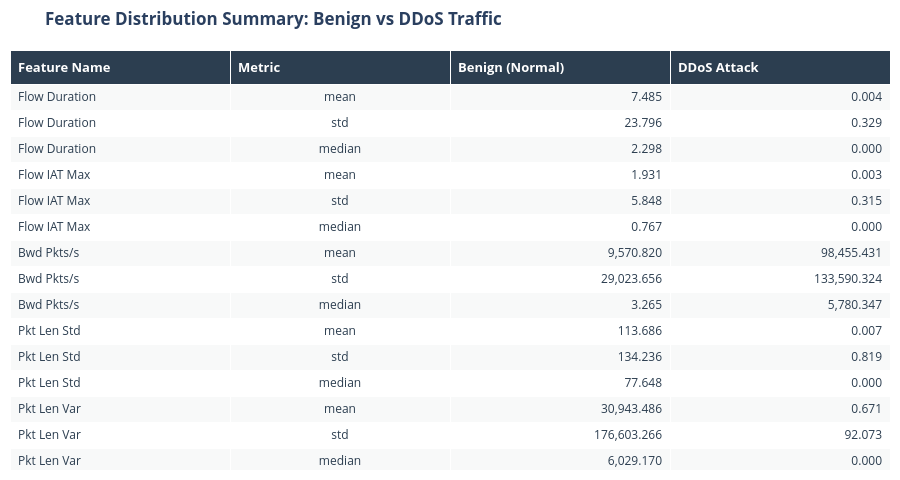

Notebook cell for this chart:
### Markdown cell above
### Statistical Summary Table by Class
Comparing descriptive metrics (Mean, Standard Deviation, Min, Median, Max) between Benign and DDoS flows.

### Code cell
features = ['Flow Duration', 'Flow IAT Max', 'Bwd Pkts/s', 'Pkt Len Std', 'Pkt Len Var', 'Bwd IAT Tot', 'Flow Pkts/s']

summary_df = df.groupby('Class_Label')[features].agg(['mean', 'std', 'median']).T.reset_index()
summary_df.columns = ['Feature', 'Metric', 'Benign', 'DDoS Attack']
summary_df['Benign'] = summary_df['Benign'].apply(lambda x: f"{x:,.3f}")
summary_df['DDoS Attack'] = summary_df['DDoS Attack'].apply(lambda x: f"{x:,.3f}")

fig_table = go.Figure(data=[go.Table(
    header=dict(
        values=['<b>Feature Name</b>', '<b>Metric</b>', '<b>Benign (Normal)</b>', '<b>DDoS Attack</b>'],
        fill_color='#2C3E50',
        align='left',
        font=dict(color='white', size=13),
        height=32
    ),
    cells=dict(
        values=[summary_df['Feature'], summary_df['Metric'], summary_df['Benign'], summary_df['DDoS Attack']],
        fill_color=[['#F8F9F9', 'white'] * (len(summary_df) // 2 + 1)],
        align=['left', 'center', 'right', 'right'],
        font=dict(color='#2C3E50', size=12),
        height=26
    )
)])

fig_table.update_layout(
    title="<b>Feature Distribution Summary: Benign vs DDoS Traffic</b>",
    height=480,
    margin=dict(l=10, r=10, t=50, b=10)
)
fig_table.show()

### Figure 1 — Plotly figure (JSON) as saved in the notebook; plotly's stock layout.template omitted (floating-point values rounded to 4 significant figures)
{"data": [{"cells": {"align": ["left", "center", "right", "right"], "fill": {"color": [["#F8F9F9", "white", "#F8F9F9", "white", "#F8F9F9", "white", "#F8F9F9", "white", "#F8F9F9", "white", "#F8F9F9", "white", "#F8F9F9", "white", "#F8F9F9", "white", "#F8F9F9", "white", "#F8F9F9", "white", "#F8F9F9", "white"]]}, "font": {"color": "#2C3E50", "size": 12}, "height": 26, "values": [["Flow Duration", "Flow Duration", "Flow Duration", "Flow IAT Max", "Flow IAT Max", "Flow IAT Max", "Bwd Pkts/s", "Bwd Pkts/s", "Bwd Pkts/s", "Pkt Len Std", "Pkt Len Std", "Pkt Len Std", "Pkt Len Var", "Pkt Len Var", "Pkt Len Var", "Bwd IAT Tot", "Bwd IAT Tot", "Bwd IAT Tot", "Flow Pkts/s", "Flow Pkts/s", "Flow Pkts/s"], ["mean", "std", "median", "mean", "std", "median", "mean", "std", "median", "mean", "std", "median", "mean", "std", "median", "mean", "std", "median", "mean", "std", "median"], ["7.485", "23.796", "2.298", "1.931", "5.848", "0.767", "9,570.820", "29,023.656", "3.265", "113.686", "134.236", "77.648", "30,943.486", "176,603.266", "6,029.170", "5.131", "18.128", "2.289", "85,056.313", "139,866.105", "6.990"], ["0.004", "0.329", "0.000", "0.003", "0.315", "0.000", "98,455.431", "133,590.324", "5,780.347", "0.007", "0.819", "0.000", "0.671", "92.073", "0.000", "0.003", "0.314", "0.000", "739,611.212", "642,093.695", "714,285.714"]]}, "header": {"align": "left", "fill": {"color": "#2C3E50"}, "font": {"color": "white", "size": 13}, "height": 32, "values": ["<b>Feature Name</b>", "<b>Metric</b>", "<b>Benign (Normal)</b>", "<b>DDoS Attack</b>"]}, "type": "table"}], "layout": {"height": 480, "margin": {"b": 10, "l": 10, "r": 10, "t": 50}, "title": {"text": "<b>Feature Distribution Summary: Benign vs DDoS Traffic</b>"}}}
